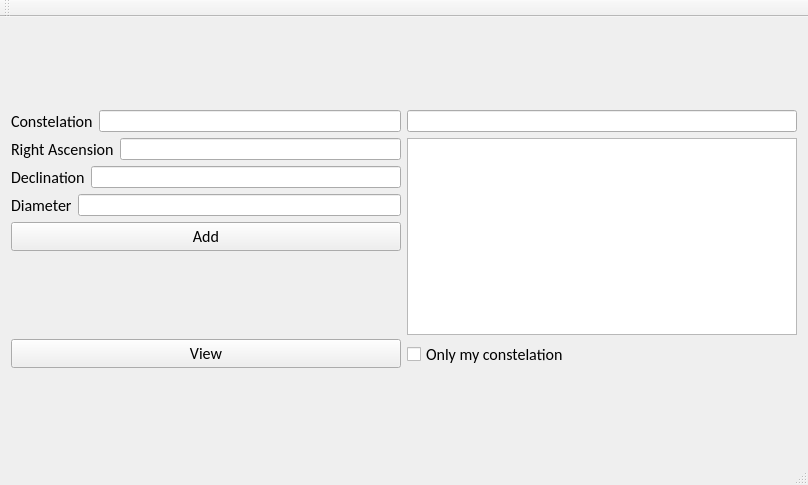
<?xml version="1.0" encoding="UTF-8"?>
<ui version="4.0">
 <class>StarChartClass</class>
 <widget class="QMainWindow" name="StarChartClass">
  <property name="geometry">
   <rect>
    <x>0</x>
    <y>0</y>
    <width>808</width>
    <height>485</height>
   </rect>
  </property>
  <property name="windowTitle">
   <string>StarChart</string>
  </property>
  <widget class="QWidget" name="centralWidget">
   <layout class="QGridLayout" name="gridLayout">
    <item row="0" column="0">
     <layout class="QVBoxLayout" name="verticalLayout_4">
      <item>
       <layout class="QVBoxLayout" name="verticalLayout_2">
        <item>
         <layout class="QHBoxLayout" name="horizontalLayout">
          <item>
           <widget class="QLabel" name="label">
            <property name="font">
             <font>
              <family>Calibri</family>
              <pointsize>12</pointsize>
             </font>
            </property>
            <property name="text">
             <string>Constelation</string>
            </property>
           </widget>
          </item>
          <item>
           <widget class="QLineEdit" name="constelationBar"/>
          </item>
         </layout>
        </item>
        <item>
         <layout class="QHBoxLayout" name="horizontalLayout_2">
          <item>
           <widget class="QLabel" name="label_2">
            <property name="font">
             <font>
              <family>Calibri</family>
              <pointsize>12</pointsize>
             </font>
            </property>
            <property name="text">
             <string>Right Ascension</string>
            </property>
           </widget>
          </item>
          <item>
           <widget class="QLineEdit" name="RABar"/>
          </item>
         </layout>
        </item>
        <item>
         <layout class="QHBoxLayout" name="horizontalLayout_3">
          <item>
           <widget class="QLabel" name="label_4">
            <property name="font">
             <font>
              <family>Calibri</family>
              <pointsize>12</pointsize>
             </font>
            </property>
            <property name="text">
             <string>Declination</string>
            </property>
           </widget>
          </item>
          <item>
           <widget class="QLineEdit" name="decBar"/>
          </item>
         </layout>
        </item>
        <item>
         <layout class="QHBoxLayout" name="horizontalLayout_4">
          <item>
           <widget class="QLabel" name="label_3">
            <property name="font">
             <font>
              <family>Calibri</family>
              <pointsize>12</pointsize>
             </font>
            </property>
            <property name="text">
             <string>Diameter</string>
            </property>
           </widget>
          </item>
          <item>
           <widget class="QLineEdit" name="diameterBar"/>
          </item>
         </layout>
        </item>
       </layout>
      </item>
      <item>
       <widget class="QPushButton" name="addButton">
        <property name="font">
         <font>
          <family>Calibri</family>
          <pointsize>12</pointsize>
         </font>
        </property>
        <property name="text">
         <string>Add</string>
        </property>
       </widget>
      </item>
     </layout>
    </item>
    <item row="0" column="1" rowspan="2">
     <layout class="QVBoxLayout" name="verticalLayout">
      <item>
       <widget class="QLineEdit" name="searchBar"/>
      </item>
      <item>
       <widget class="QTableView" name="starList"/>
      </item>
      <item>
       <widget class="QCheckBox" name="constelationCheck">
        <property name="font">
         <font>
          <family>Calibri</family>
          <pointsize>12</pointsize>
         </font>
        </property>
        <property name="text">
         <string>Only my constelation</string>
        </property>
       </widget>
      </item>
     </layout>
    </item>
    <item row="1" column="0">
     <widget class="QPushButton" name="viewButton">
      <property name="font">
       <font>
        <family>Calibri</family>
        <pointsize>12</pointsize>
       </font>
      </property>
      <property name="text">
       <string>View</string>
      </property>
     </widget>
    </item>
   </layout>
  </widget>
  <widget class="QToolBar" name="mainToolBar">
   <attribute name="toolBarArea">
    <enum>TopToolBarArea</enum>
   </attribute>
   <attribute name="toolBarBreak">
    <bool>false</bool>
   </attribute>
  </widget>
  <widget class="QStatusBar" name="statusBar"/>
 </widget>
 <layoutdefault spacing="6" margin="11"/>
 <resources>
  <include location="StarChart.qrc"/>
 </resources>
 <connections/>
</ui>
